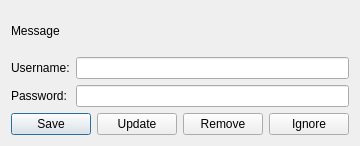
<?xml version="1.0" encoding="UTF-8"?>
<ui version="4.0">
 <class>AutoFillDialog</class>
 <widget class="QDialog" name="AutoFillDialog">
  <property name="geometry">
   <rect>
    <x>0</x>
    <y>0</y>
    <width>286</width>
    <height>146</height>
   </rect>
  </property>
  <property name="windowTitle">
   <string>Dialog</string>
  </property>
  <layout class="QVBoxLayout" name="verticalLayout">
   <item>
    <widget class="QLabel" name="labelMessage">
     <property name="text">
      <string>Message</string>
     </property>
    </widget>
   </item>
   <item>
    <layout class="QFormLayout" name="formLayout">
     <property name="labelAlignment">
      <set>Qt::AlignLeading|Qt::AlignLeft|Qt::AlignVCenter</set>
     </property>
     <item row="0" column="0">
      <widget class="QLabel" name="labelUsername">
       <property name="text">
        <string>Username:</string>
       </property>
      </widget>
     </item>
     <item row="0" column="1">
      <widget class="QLineEdit" name="lineEditUsername"/>
     </item>
     <item row="1" column="0">
      <widget class="QLabel" name="labelPassword">
       <property name="text">
        <string>Password:</string>
       </property>
      </widget>
     </item>
     <item row="1" column="1">
      <widget class="QLineEdit" name="lineEditPassword">
       <property name="echoMode">
        <enum>QLineEdit::Password</enum>
       </property>
      </widget>
     </item>
    </layout>
   </item>
   <item>
    <layout class="QHBoxLayout" name="horizontalLayout">
     <item>
      <widget class="QPushButton" name="pushButtonSave">
       <property name="text">
        <string>Save</string>
       </property>
      </widget>
     </item>
     <item>
      <widget class="QPushButton" name="pushButtonUpdate">
       <property name="text">
        <string>Update</string>
       </property>
      </widget>
     </item>
     <item>
      <widget class="QPushButton" name="pushButtonRemove">
       <property name="text">
        <string>Remove</string>
       </property>
      </widget>
     </item>
     <item>
      <widget class="QPushButton" name="pushButtonIgnore">
       <property name="text">
        <string>Ignore</string>
       </property>
      </widget>
     </item>
    </layout>
   </item>
  </layout>
 </widget>
 <resources/>
 <connections/>
</ui>
